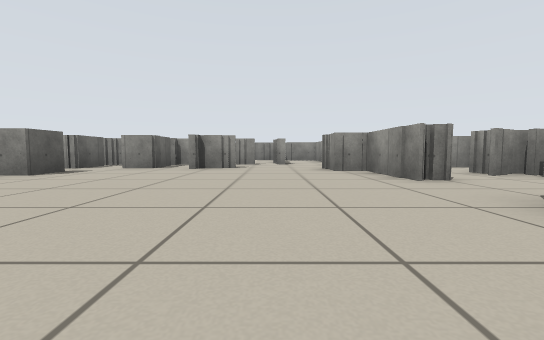
View 1 (above)

22 first-person views from a walk through a Stage world. The camera is 0.42 m above the floor, tilts 4° down and sees 90° across. The lines on the ground mark 1 m squares. The floor is counted in squares, 1 m on a side. Each view is taken from the middle of a square. On the plan, view 1 faces up. The plan holds only what a view shows up to about 9 squares ahead; the rest is blank. Robots are left out.

View 2
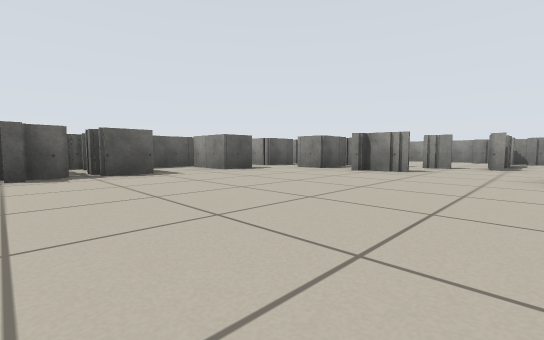

View 3
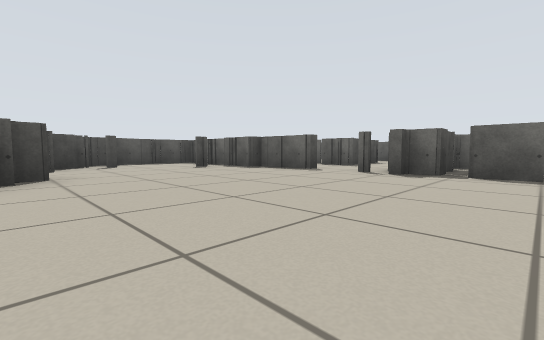

View 4
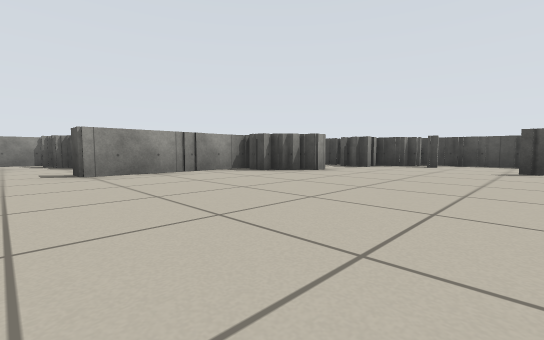

View 5
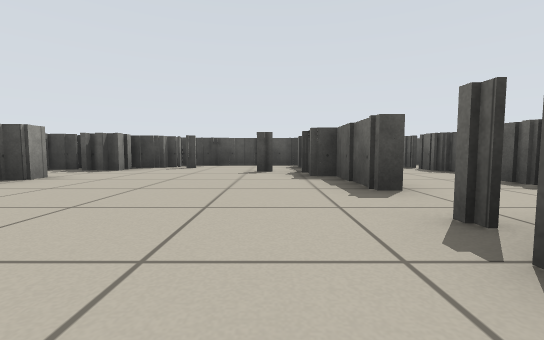

View 6
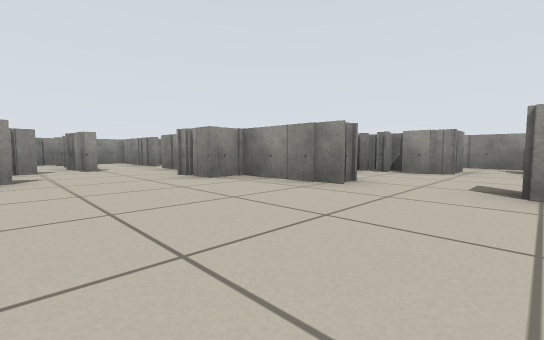

View 7
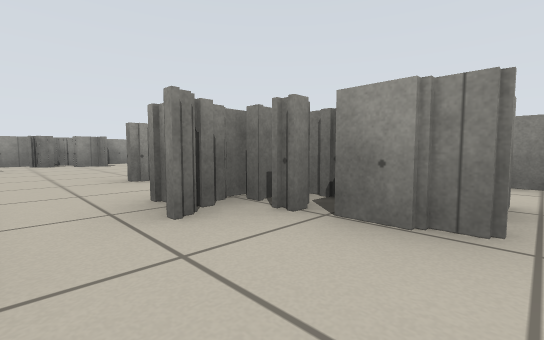

View 8
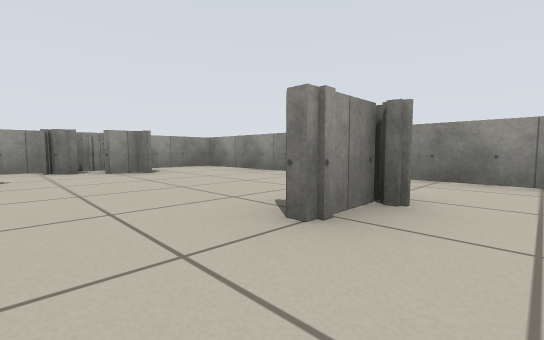

View 9
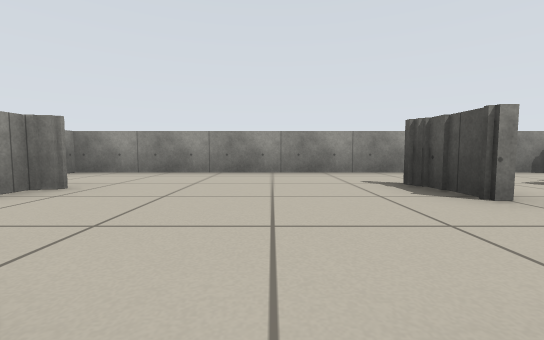

View 10
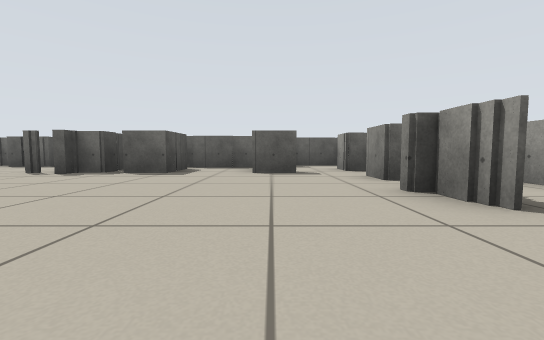

View 11
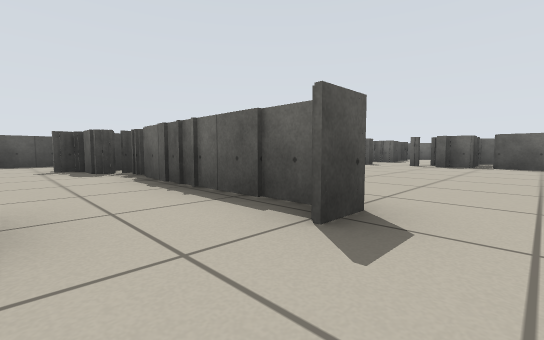

View 12
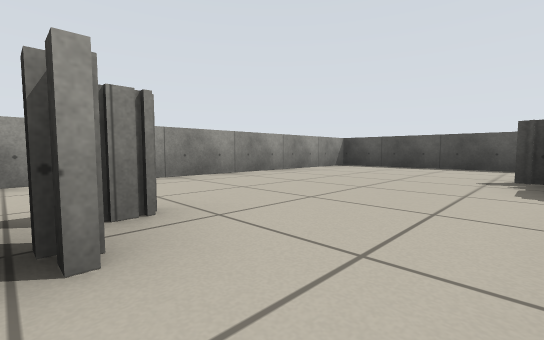

View 13
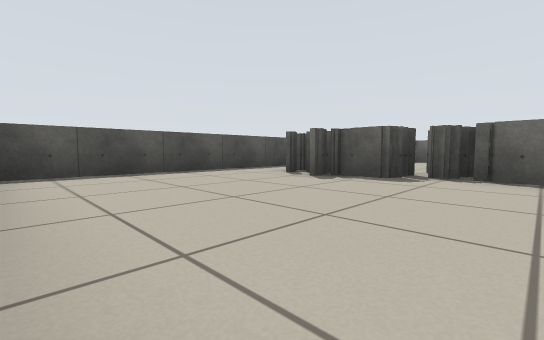

View 14
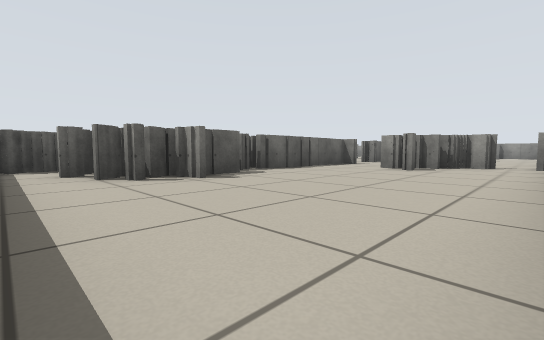

View 15
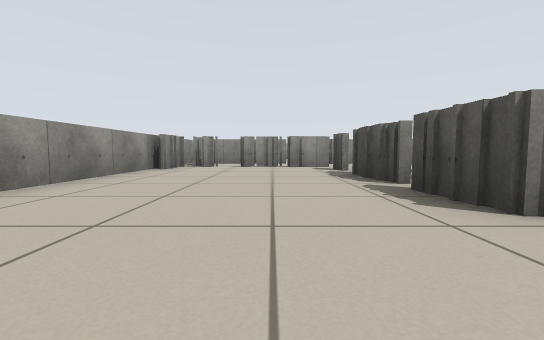

View 16
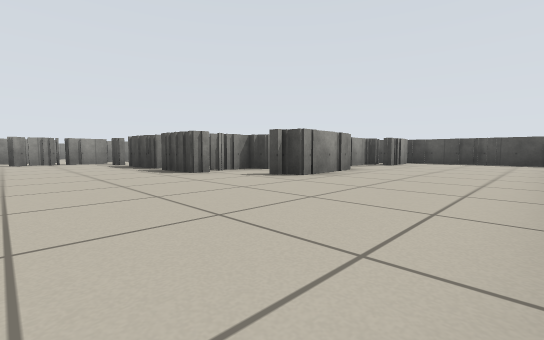

View 17
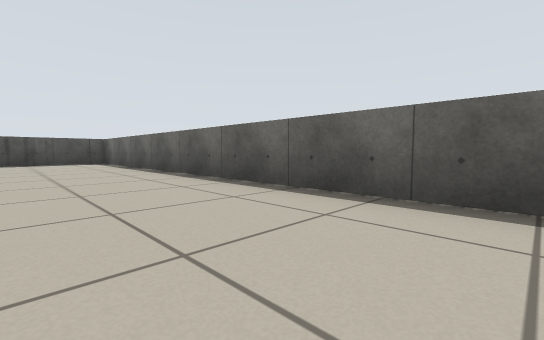

View 18
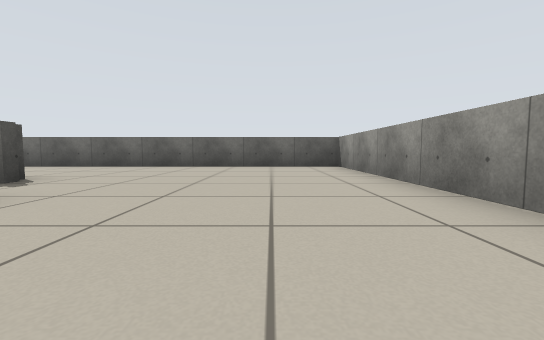

View 19
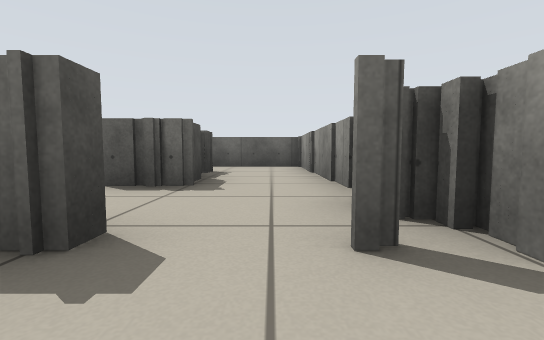

View 20
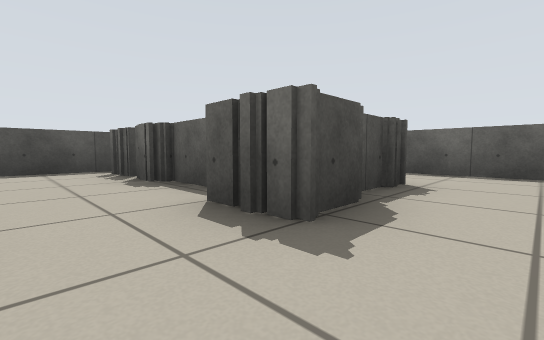

View 21
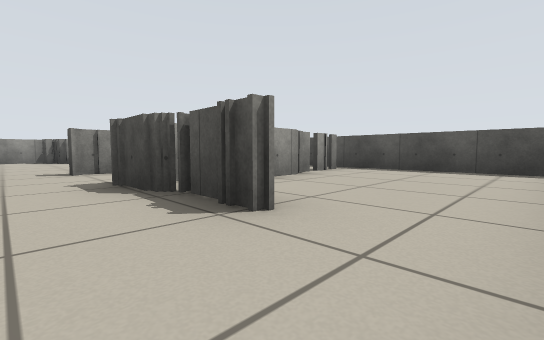

View 22
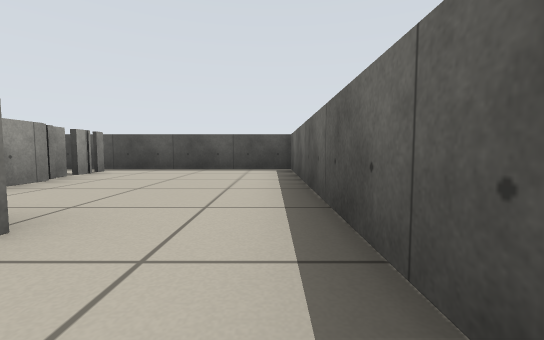

### Floor plan
Key: @ floor where view 1 was taken; # wall or solid block; x gap in a wall; . floor.
Columns run from 11 left of view 1 to 8 right of it. Each row starts with its distance up from view 1.
 13 ####################
 12 #..........###.##..#
 11 #..........x.#.....#
 10 #..........#.#.....#
  9 #.........##.......#
  8 #.....####...#.....#
  7 #...#.#.###..#..#..#
  6 #...#........#.....#
  5 #...###......#.##..#
  4 #....#.......#..#..#
  3 #...###.........x.##
  2 #...###......#..####
  1 ########.....#..#..#
  0 #..........@.#.....#
 -1 #..###.#.....#.....#
 -2 #....#.#....##.....#
 -3 #...#..#.....##....#
 -4 #...##.##...###....#
 -5 #....#.#..#####....#
 -6 #......#####.......#
 -7 ########   #########

Positions as (right, up) in squares from view 1, and headings:
1: (0, 0), facing up
2: (1, 1), facing up-left
3: (1, 3), facing down-left
4: (-3, 3), facing down-right
5: (-3, 2), facing down
6: (-1, 2), facing up-right
7: (3, 3), facing up-right
8: (3, 6), facing up-right
9: (2, 9), facing right
10: (1, 5), facing left
11: (4, 3), facing down-left
12: (3, 1), facing down-right
13: (7, -1), facing down-left
14: (7, -6), facing up-left
15: (-7, 10), facing right
16: (-10, 11), facing down-right
17: (-8, 11), facing down-left
18: (-3, 11), facing left
19: (-3, 0), facing left
20: (-5, 0), facing down-left
21: (-10, 0), facing down-right
22: (-10, 0), facing down
